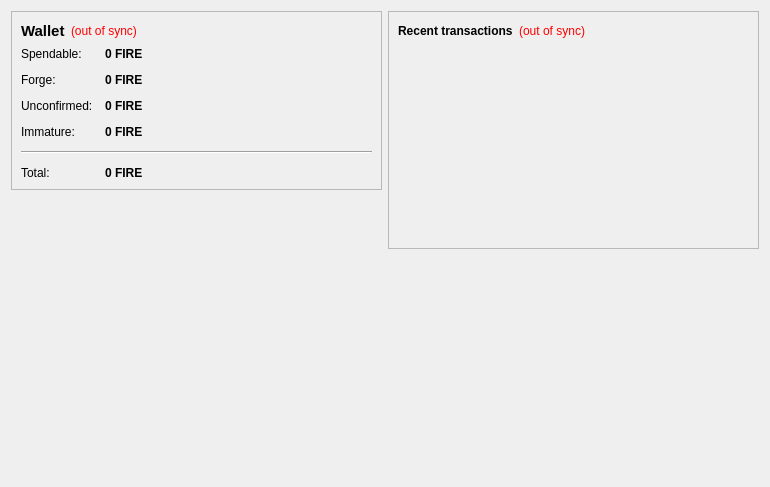
<?xml version="1.0" encoding="UTF-8"?>
<ui version="4.0">
 <class>OverviewPage</class>
 <widget class="QWidget" name="OverviewPage">
  <property name="geometry">
   <rect>
    <x>0</x>
    <y>0</y>
    <width>770</width>
    <height>487</height>
   </rect>
  </property>
  <property name="windowTitle">
   <string>Form</string>
  </property>
  <layout class="QHBoxLayout" name="horizontalLayout" stretch="1,1">
   <item>
    <layout class="QVBoxLayout" name="verticalLayout_2">
     <item>
      <widget class="QFrame" name="frame">
       <property name="frameShape">
        <enum>QFrame::StyledPanel</enum>
       </property>
       <property name="frameShadow">
        <enum>QFrame::Raised</enum>
       </property>
       <layout class="QVBoxLayout" name="verticalLayout_4">
        <item>
         <layout class="QHBoxLayout" name="horizontalLayout_4">
          <item>
           <widget class="QLabel" name="label_5">
            <property name="font">
             <font>
              <pointsize>11</pointsize>
              <weight>75</weight>
              <bold>true</bold>
             </font>
            </property>
            <property name="text">
             <string>Wallet</string>
            </property>
           </widget>
          </item>
          <item>
           <widget class="QLabel" name="labelWalletStatus">
            <property name="toolTip">
             <string>The displayed information may be out of date. Your wallet automatically synchronizes with the Firecoin network after a connection is established, but this process has not completed yet.</string>
            </property>
            <property name="styleSheet">
             <string notr="true">QLabel { color: red; }</string>
            </property>
            <property name="text">
             <string notr="true">(out of sync)</string>
            </property>
            <property name="alignment">
             <set>Qt::AlignLeading|Qt::AlignLeft|Qt::AlignVCenter</set>
            </property>
           </widget>
          </item>
          <item>
           <spacer name="horizontalSpacer_2">
            <property name="orientation">
             <enum>Qt::Horizontal</enum>
            </property>
            <property name="sizeHint" stdset="0">
             <size>
              <width>40</width>
              <height>20</height>
             </size>
            </property>
           </spacer>
          </item>
         </layout>
        </item>
        <item>
         <layout class="QFormLayout" name="formLayout_2">
          <property name="fieldGrowthPolicy">
           <enum>QFormLayout::AllNonFixedFieldsGrow</enum>
          </property>
          <property name="horizontalSpacing">
           <number>12</number>
          </property>
          <property name="verticalSpacing">
           <number>12</number>
          </property>
          <item row="0" column="0">
           <widget class="QLabel" name="label">
            <property name="text">
             <string>Spendable:</string>
            </property>
           </widget>
          </item>
          <item row="0" column="1">
           <widget class="QLabel" name="labelBalance">
            <property name="font">
             <font>
              <weight>75</weight>
              <bold>true</bold>
             </font>
            </property>
            <property name="cursor">
             <cursorShape>IBeamCursor</cursorShape>
            </property>
            <property name="toolTip">
             <string>Your current spendable balance</string>
            </property>
            <property name="text">
             <string notr="true">0 FIRE</string>
            </property>
            <property name="textInteractionFlags">
             <set>Qt::LinksAccessibleByMouse|Qt::TextSelectableByKeyboard|Qt::TextSelectableByMouse</set>
            </property>
           </widget>
          </item>
          <item row="1" column="0">
           <widget class="QLabel" name="label_6">
            <property name="text">
             <string>Forge:</string>
            </property>
           </widget>
          </item>
          <item row="1" column="1">
           <widget class="QLabel" name="labelStake">
            <property name="font">
             <font>
              <weight>75</weight>
              <bold>true</bold>
             </font>
            </property>
            <property name="cursor">
             <cursorShape>IBeamCursor</cursorShape>
            </property>
            <property name="toolTip">
             <string>Total of coins that was staked, and do not yet count toward the current balance</string>
            </property>
            <property name="text">
             <string notr="true">0 FIRE</string>
            </property>
            <property name="textInteractionFlags">
             <set>Qt::LinksAccessibleByMouse|Qt::TextSelectableByKeyboard|Qt::TextSelectableByMouse</set>
            </property>
           </widget>
          </item>
          <item row="2" column="0">
           <widget class="QLabel" name="label_3">
            <property name="text">
             <string>Unconfirmed:</string>
            </property>
           </widget>
          </item>
          <item row="2" column="1">
           <widget class="QLabel" name="labelUnconfirmed">
            <property name="font">
             <font>
              <weight>75</weight>
              <bold>true</bold>
             </font>
            </property>
            <property name="cursor">
             <cursorShape>IBeamCursor</cursorShape>
            </property>
            <property name="toolTip">
             <string>Total of transactions that have yet to be confirmed, and do not yet count toward the current balance</string>
            </property>
            <property name="text">
             <string notr="true">0 FIRE</string>
            </property>
            <property name="textInteractionFlags">
             <set>Qt::LinksAccessibleByMouse|Qt::TextSelectableByKeyboard|Qt::TextSelectableByMouse</set>
            </property>
           </widget>
          </item>
          <item row="3" column="0">
           <widget class="QLabel" name="labelImmatureText">
            <property name="text">
             <string>Immature:</string>
            </property>
           </widget>
          </item>
          <item row="3" column="1">
           <widget class="QLabel" name="labelImmature">
            <property name="font">
             <font>
              <weight>75</weight>
              <bold>true</bold>
             </font>
            </property>
            <property name="toolTip">
             <string>Mined balance that has not yet matured</string>
            </property>
            <property name="text">
             <string notr="true">0 FIRE</string>
            </property>
            <property name="textInteractionFlags">
             <set>Qt::LinksAccessibleByMouse|Qt::TextSelectableByKeyboard|Qt::TextSelectableByMouse</set>
            </property>
           </widget>
          </item>
          <item row="4" column="0" colspan="2">
           <widget class="Line" name="line">
            <property name="orientation">
             <enum>Qt::Horizontal</enum>
            </property>
           </widget>
          </item>
          <item row="5" column="0">
           <widget class="QLabel" name="labelTotalText">
            <property name="text">
             <string>Total:</string>
            </property>
           </widget>
          </item>
          <item row="5" column="1">
           <widget class="QLabel" name="labelTotal">
            <property name="font">
             <font>
              <weight>75</weight>
              <bold>true</bold>
             </font>
            </property>
            <property name="cursor">
             <cursorShape>IBeamCursor</cursorShape>
            </property>
            <property name="toolTip">
             <string>Your current total balance</string>
            </property>
            <property name="text">
             <string notr="true">0 FIRE</string>
            </property>
            <property name="textInteractionFlags">
             <set>Qt::LinksAccessibleByMouse|Qt::TextSelectableByKeyboard|Qt::TextSelectableByMouse</set>
            </property>
           </widget>
          </item>
         </layout>
        </item>
       </layout>
      </widget>
     </item>
     <item>
      <spacer name="verticalSpacer">
       <property name="orientation">
        <enum>Qt::Vertical</enum>
       </property>
       <property name="sizeHint" stdset="0">
        <size>
         <width>20</width>
         <height>40</height>
        </size>
       </property>
      </spacer>
     </item>
     <item>
      <widget class="QLabel" name="label_2">
       <property name="autoFillBackground">
        <bool>true</bool>
       </property>
       <property name="text">
        <string/>
       </property>
       <property name="pixmap">
        <pixmap resource="../bitcoin.qrc">:/icons/techbg</pixmap>
       </property>
       <property name="scaledContents">
        <bool>false</bool>
       </property>
       <property name="margin">
        <number>0</number>
       </property>
      </widget>
     </item>
    </layout>
   </item>
   <item>
    <layout class="QVBoxLayout" name="verticalLayout_3">
     <item>
      <widget class="QFrame" name="frame_2">
       <property name="frameShape">
        <enum>QFrame::StyledPanel</enum>
       </property>
       <property name="frameShadow">
        <enum>QFrame::Raised</enum>
       </property>
       <layout class="QVBoxLayout" name="verticalLayout">
        <item>
         <layout class="QHBoxLayout" name="horizontalLayout_2">
          <item>
           <widget class="QLabel" name="label_4">
            <property name="text">
             <string>&lt;b&gt;Recent transactions&lt;/b&gt;</string>
            </property>
           </widget>
          </item>
          <item>
           <widget class="QLabel" name="labelTransactionsStatus">
            <property name="toolTip">
             <string>The displayed information may be out of date. Your wallet automatically synchronizes with the Firecoin network after a connection is established, but this process has not completed yet.</string>
            </property>
            <property name="styleSheet">
             <string notr="true">QLabel { color: red; }</string>
            </property>
            <property name="text">
             <string notr="true">(out of sync)</string>
            </property>
            <property name="alignment">
             <set>Qt::AlignRight|Qt::AlignTrailing|Qt::AlignVCenter</set>
            </property>
           </widget>
          </item>
          <item>
           <spacer name="horizontalSpacer">
            <property name="orientation">
             <enum>Qt::Horizontal</enum>
            </property>
            <property name="sizeHint" stdset="0">
             <size>
              <width>40</width>
              <height>20</height>
             </size>
            </property>
           </spacer>
          </item>
         </layout>
        </item>
        <item>
         <widget class="QListView" name="listTransactions">
          <property name="styleSheet">
           <string notr="true">QListView { background: transparent; }</string>
          </property>
          <property name="frameShape">
           <enum>QFrame::NoFrame</enum>
          </property>
          <property name="verticalScrollBarPolicy">
           <enum>Qt::ScrollBarAlwaysOff</enum>
          </property>
          <property name="horizontalScrollBarPolicy">
           <enum>Qt::ScrollBarAlwaysOff</enum>
          </property>
          <property name="selectionMode">
           <enum>QAbstractItemView::NoSelection</enum>
          </property>
         </widget>
        </item>
       </layout>
      </widget>
     </item>
     <item>
      <spacer name="verticalSpacer_2">
       <property name="orientation">
        <enum>Qt::Vertical</enum>
       </property>
       <property name="sizeHint" stdset="0">
        <size>
         <width>20</width>
         <height>40</height>
        </size>
       </property>
      </spacer>
     </item>
    </layout>
   </item>
  </layout>
 </widget>
 <resources/>
 <connections/>
</ui>
